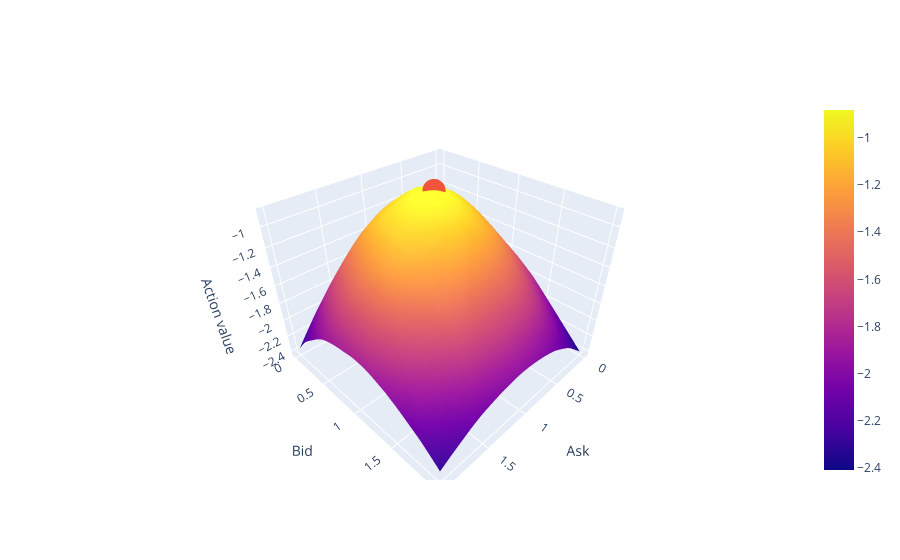

Here is the notebook cell this chart was saved with:
### Code cell
def plot_action_value(agent: Agent, observation: float):
    @cache
    def action_value(action):
        return agent.critic.evaluate(observations=observation.batch, actions=action.batch).item()

    asks = np.linspace(0, 2)
    bids = np.linspace(0, 2)
    values = [[action_value(Action(ask=ask, bid=bid)) for ask in asks] for bid in bids]
    best_action = max(
        (Action(ask=ask, bid=bid) for ask in asks for bid in bids), key=action_value
    )
    return go.Figure(
        layout=dict(
            scene=dict(xaxis_title="Ask", yaxis_title="Bid", zaxis_title="Action value")
        ),
        data=[
            go.Surface(
                name="Action value",
                x=asks,
                y=bids,
                z=values,
            ),
            go.Scatter3d(
                name="Best action",
                x=[best_action.ask],
                y=[best_action.bid],
                z=[action_value(best_action)],
            ),
        ],
    )


plot_action_value(experiment.agent, observation=Observation(cash_balance=1, asset_balance=1, best_ask=0.8, best_bid=0.6))

### Figure 1 — Plotly figure (JSON) as saved in the notebook; plotly's stock layout.template omitted (floating-point values rounded to 4 significant figures; data arrays with more than 128 entries replaced by an {"elided": "..."} marker saying what was removed)
{"data": [{"name": "Action value", "type": "surface", "x": [0, 0.04082, 0.08163, 0.1224, 0.1633, 0.2041, 0.2449, 0.2857, 0.3265, 0.3673, 0.4082, 0.449, 0.4898, 0.5306, 0.5714, 0.6122, 0.6531, 0.6939, 0.7347, 0.7755, 0.8163, 0.8571, 0.898, 0.9388, 0.9796, 1.02, 1.061, 1.102, 1.143, 1.184, 1.224, 1.265, 1.306, 1.347, 1.388, 1.429, 1.469, 1.51, 1.551, 1.592, 1.633, 1.673, 1.714, 1.755, 1.796, 1.837, 1.878, 1.918, 1.959, 2], "y": [0, 0.04082, 0.08163, 0.1224, 0.1633, 0.2041, 0.2449, 0.2857, 0.3265, 0.3673, 0.4082, 0.449, 0.4898, 0.5306, 0.5714, 0.6122, 0.6531, 0.6939, 0.7347, 0.7755, 0.8163, 0.8571, 0.898, 0.9388, 0.9796, 1.02, 1.061, 1.102, 1.143, 1.184, 1.224, 1.265, 1.306, 1.347, 1.388, 1.429, 1.469, 1.51, 1.551, 1.592, 1.633, 1.673, 1.714, 1.755, 1.796, 1.837, 1.878, 1.918, 1.959, 2], "z": {"elided": "50x50 float values"}}, {"name": "Best action", "type": "scatter3d", "x": [0.6939], "y": [0.6122], "z": [-0.8815]}], "layout": {"scene": {"xaxis": {"title": {"text": "Ask"}}, "yaxis": {"title": {"text": "Bid"}}, "zaxis": {"title": {"text": "Action value"}}}}}
